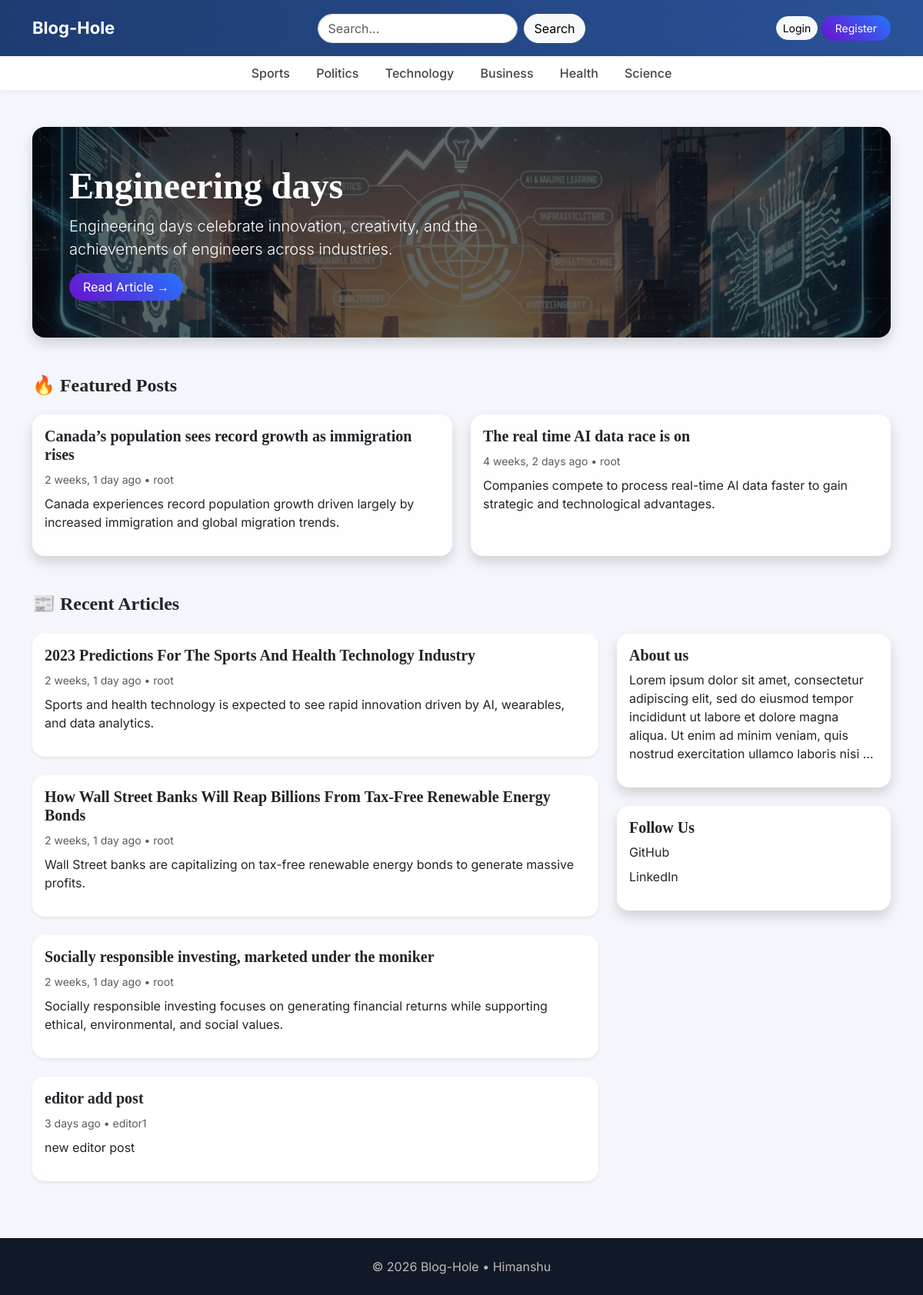
The page / on the database its author committed.
### blogs/models.py (models this page shows, shortened)
class Category(models.Model):
    category_name = models.CharField(max_length=100, unique=True)
    created_at = models.DateTimeField(auto_now_add=True)
    updated_at = models.DateTimeField(auto_now=True)
    class Meta:
        verbose_name_plural = "Categories"

class Blog(models.Model):
    title = models.CharField(max_length=200)
    slug = models.SlugField(max_length=200, unique=True)
    author = models.ForeignKey(User, on_delete=models.CASCADE)
    featured_image = models.ImageField(upload_to='uploads/%Y/%m/%d')
    short_description = models.CharField(max_length=300)
    blog_body = models.TextField(max_length=5000)
    status = models.CharField(max_length=20, choices=(("Draft", "Draft"), ("Published", "Published")), default="Draft")
    is_featured = models.BooleanField(default=False)
    category = models.ForeignKey(Category, on_delete=models.CASCADE, related_name='blogs')
    created_at = models.DateTimeField(auto_now_add=True)
    updated_at = models.DateTimeField(auto_now=True)

### about_us/models.py (models this page shows, shortened)
class About(models.Model):
    about_heading = models.CharField(max_length=200)
    about_description = models.TextField(max_length=2000)
    created_at = models.DateTimeField(auto_now_add=True)
    updated_at = models.DateTimeField(auto_now=True)
    class Meta:
        verbose_name = "About"
        verbose_name_plural = "About Us"

class SocialLink(models.Model):
    plateform = models.CharField(max_length=100)
    link = models.URLField(max_length=200)
    created_at = models.DateTimeField(auto_now_add=True)
    updated_at = models.DateTimeField(auto_now=True)

### blog_main/views.py (the view)
# urls.py: 2. Add a URL to urlpatterns:  path('', views.home, name='home')
def home(request):
    featured_posts = Blog.objects.filter(is_featured=True, status='Published').order_by('updated_at')
    posts = Blog.objects.filter(is_featured=False, status='Published')
    try:
        about_us = About.objects.get()
    except About.DoesNotExist:
        about_us = None
    context = {
        'featured_posts': featured_posts,
        'posts': posts,
        'about_us': about_us,
    }
    return render(request, 'home.html', context)

### blogs/context_processors.py (called while the page is built)
def get_categories(request):
    categories = Category.objects.all()
    return dict(categories=categories)

def get_social_links(request):
    social_links = SocialLink.objects.all()
    return dict(social_links=social_links)

### templates/home.html
{% extends 'base.html' %}
{% block content %}
{% for post in featured_posts %}
{% if forloop.first %}
<div class="p-5 mb-5 rounded-4 text-white shadow"
     style="background: linear-gradient(rgba(0,0,0,0.6),rgba(0,0,0,0.6)), url({{ post.featured_image.url }});
            background-size:cover;
            background-position:center;">
    <div class="col-lg-7">
        <h1 class="fw-bold display-5">{{ post.title }}</h1>
        <p class="lead">{{ post.short_description|truncatewords:25 }}</p>
        <a href="{% url 'blogs' post.slug %}" class="btn btn-gradient">
            Read Article →
        </a>
    </div>
</div>
{% endif %}
{% endfor %}
<h4 class="fw-bold mb-4 text-dark">🔥 Featured Posts</h4>
<div class="row g-4 mb-5">
    {% for post in featured_posts %}
    {% if not forloop.first %}
    <div class="col-md-6">
        <div class="card border-0 shadow rounded-4 h-100"
             style="background: rgba(255,255,255,0.85); backdrop-filter: blur(10px);">
            <div class="card-body">
                <h5 class="fw-bold">
                    <a href="{% url 'blogs' post.slug %}" class="text-dark text-decoration-none">
                        {{ post.title }}
                    </a>
                </h5>
                <small class="text-muted">
                    {{ post.created_at|timesince }} ago • {{ post.author }}
                </small>
                <p class="mt-2">{{ post.short_description|truncatewords:20 }}</p>
            </div>
        </div>
    </div>
    {% endif %}
    {% endfor %}
</div>
<h4 class="fw-bold mb-4">📰 Recent Articles</h4>
<div class="row">
    <div class="col-lg-8">
        {% for post in posts %}
        <div class="card mb-4 border-0 shadow-sm rounded-4">
            <div class="card-body">
                <h5 class="fw-bold">
                    <a href="{% url 'blogs' post.slug %}" class="text-dark text-decoration-none">
                        {{ post.title }}
                    </a>
                </h5>
                <small class="text-muted">
                    {{ post.created_at|timesince }} ago • {{ post.author }}
                </small>
                <p class="mt-2">{{ post.short_description|truncatewords:25 }}</p>
            </div>
        </div>
        {% endfor %}
    </div>
    <div class="col-lg-4">
        <div class="card border-0 shadow rounded-4 mb-4">
            <div class="card-body">
                <h5 class="fw-bold">{{ about_us.about_heading }}</h5>
                <p>{{ about_us.about_description|truncatewords:30 }}</p>
            </div>
        </div>
        {% if social_links %}
        <div class="card border-0 shadow rounded-4">
            <div class="card-body">
                <h5 class="fw-bold">Follow Us</h5>
                <ul class="list-unstyled">
                    {% for link in social_links %}
                    <li class="mb-2">
                        <a href="{{ link.link }}" class="text-decoration-none text-dark">
                            {{ link.plateform }}
                        </a>
                    </li>
                    {% endfor %}
                </ul>
            </div>
        </div>
        {% endif %}
    </div>
</div>
{% endblock %}

### templates/base.html (shortened to what this page needs)
{% load static %}
<!DOCTYPE html>
<html lang="en">
<head>
    <link href="https://cdn.jsdelivr.net/npm/bootstrap@5.3.2/dist/css/bootstrap.min.css" rel="stylesheet">
    <link href="{% static 'css/blog.css' %}" rel="stylesheet">
</head>
<body>
<nav class="navbar navbar-expand-lg custom-navbar">
  <div class="container">
    <a class="navbar-brand" href="/">Blog-Hole</a>
    <form class="d-flex mx-auto" action="{% url 'search' %}" method="GET">
        <input class="form-control me-2 rounded-pill"
               type="text"
               name="keyword"
               value="{{ keyword }}"
               placeholder="Search...">
        <button class="btn btn-light rounded-pill" type="submit">Search</button>
    </form>
    <div>
        {% if not user.is_authenticated %}
            <a href="{% url 'login' %}" class="btn btn-light btn-sm rounded-pill">Login</a>
            <a href="{% url 'register' %}" class="btn btn-gradient btn-sm">Register</a>
        {% else %}
            <a href="{% url 'dashboard' %}" class="btn btn-light btn-sm rounded-pill">Dashboard</a>
            <a href="{% url 'logout' %}" class="btn btn-danger btn-sm rounded-pill">Logout</a>
        {% endif %}
    </div>
  </div>
</nav>
<div class="category-bar text-center">
    {% for cat in categories %}
        <a href="{% url 'posts_by_category' cat.id %}">
            {{ cat.category_name }}
        </a>
    {% endfor %}
</div>
<div class="container mt-5">
{% block content %}
{% endblock %}
</div>
<footer>
    © 2026 Blog-Hole • Himanshu
</footer>
</body>
</html>

### blog_main/static/css/blog.css (style rules this page uses)
h1, h2, h3, h4, h5, h6 { font-family: "Playfair Display", Georgia, "Times New Roman", serif; }

### templates/base.html (style rules this page uses)
body { font-family: 'Inter', sans-serif; background: #f4f6fb; }
.custom-navbar { background: linear-gradient(90deg, #1e3c72, #2a5298); padding: 15px 0; }
.navbar-brand { font-weight: 700; color: white !important; font-size: 22px; }
.btn-gradient { background: linear-gradient(45deg, #6a11cb, #2575fc); color: white; border: none; border-radius: 25px; padding: 6px 18px; }
.category-bar { background: white; box-shadow: 0 2px 10px rgba(0,0,0,0.05); padding: 10px 0; }
.category-bar a { color: #444; margin: 0 15px; font-weight: 500; text-decoration: none; }
footer { margin-top: 50px; background: #111827; color: #bbb; padding: 25px 0; text-align: center; }

### rows shown on the page
Category: category_name "Sports"
Category: category_name "Politics"
Category: category_name "Technology"
Category: category_name "Business"
Category: category_name "Health"
Category: category_name "Science"
Blog: featured_image (picture), title "Engineering days", short_description "Engineering days celebrate innovation, creativity, and the achievements of engineers across industries."
Blog: title "Canada’s population sees record growth as immigration rises", created_at "2 weeks, 1 day", author "root", short_description "Canada experiences record population growth driven largely by increased immigration and global migration trends."
Blog: title "The real time AI data race is on", created_at "4 weeks, 2 days", author "root", short_description "Companies compete to process real-time AI data faster to gain strategic and technological advantages."
Blog: title "2023 Predictions For The Sports And Health Technology Industry", created_at "2 weeks, 1 day", author "root", short_description "Sports and health technology is expected to see rapid innovation driven by AI, wearables, and data analytics."
Blog: title "How Wall Street Banks Will Reap Billions From Tax-Free Renewable Energy Bonds", created_at "2 weeks, 1 day", author "root", short_description "Wall Street banks are capitalizing on tax-free renewable energy bonds to generate massive profits."
Blog: title "Socially responsible investing, marketed under the moniker", created_at "2 weeks, 1 day", author "root", short_description "Socially responsible investing focuses on generating financial returns while supporting ethical, environmental, and social values."
Blog: title "editor add post", created_at "3 days", author "editor1", short_description "new editor post"
About: about_heading "About us", about_description "Lorem ipsum dolor sit amet, consectetur adipiscing elit, sed do eiusmod tempor incididunt ut labore et dolore magna aliqua. Ut enim ad minim veniam, quis nostrud exercitation ullamco laboris nisi …"
SocialLink: plateform "GitHub"
SocialLink: plateform "LinkedIn"
